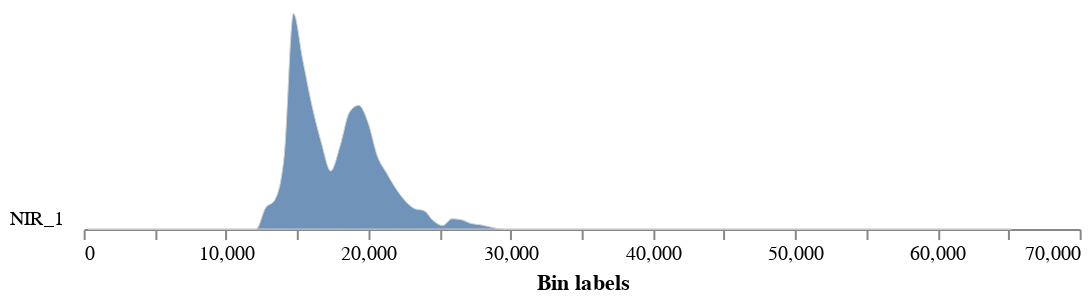

The code cell stored with this chart in its notebook:
### Code cell
# Analyze NIR pixel intensity values of the plant

nir_hist = pcv.analyze.grayscale(gray_img=nir, labeled_mask=img_warped, bins=100, label="NIR")

### Figure 1 — Vega-Lite specification as saved in the notebook (floating-point values rounded to 4 significant figures)
{"config": {"view": {"continuousWidth": 300, "continuousHeight": 300, "stroke": null}, "axis": {"grid": false}, "facet": {"columns": 1, "spacing": 0}, "title": {"anchor": "end"}}, "data": {"name": "data-8729933d3b1309e4c96fb890b3cd8942"}, "facet": {"field": "sample", "header": {"labelAngle": 0, "labelAlign": "left", "labelOrient": "left"}, "title": null, "type": "nominal"}, "spec": {"mark": {"type": "area", "fillOpacity": 0.8, "interpolate": "monotone", "stroke": "lightgray", "strokeWidth": 0.5}, "encoding": {"x": {"field": "label", "title": "Bin labels", "type": "quantitative"}, "y": {"axis": null, "field": "value", "scale": {"range": [10, -100]}, "type": "quantitative"}}, "height": 10, "width": 500}, "bounds": "flush", "$schema": "https://vega.github.io/schema/vega-lite/v5.20.1.json", "datasets": {"data-8729933d3b1309e4c96fb890b3cd8942": [{"sample": "NIR_1", "value": 0, "label": 327.7}, {"sample": "NIR_1", "value": 0, "label": 983.0}, {"sample": "NIR_1", "value": 0, "label": 1638.0}, {"sample": "NIR_1", "value": 0, "label": 2294.0}, {"sample": "NIR_1", "value": 0, "label": 2949.0}, {"sample": "NIR_1", "value": 0, "label": 3604.0}, {"sample": "NIR_1", "value": 0, "label": 4260.0}, {"sample": "NIR_1", "value": 0, "label": 4915.0}, {"sample": "NIR_1", "value": 0, "label": 5571.0}, {"sample": "NIR_1", "value": 0, "label": 6226.0}, {"sample": "NIR_1", "value": 0, "label": 6881.0}, {"sample": "NIR_1", "value": 0, "label": 7537.0}, {"sample": "NIR_1", "value": 0, "label": 8192.0}, {"sample": "NIR_1", "value": 0, "label": 8847.0}, {"sample": "NIR_1", "value": 0, "label": 9503.0}, {"sample": "NIR_1", "value": 0, "label": 10160.0}, {"sample": "NIR_1", "value": 0, "label": 10810.0}, {"sample": "NIR_1", "value": 0, "label": 11470.0}, {"sample": "NIR_1", "value": 0, "label": 12120.0}, {"sample": "NIR_1", "value": 96, "label": 12780.0}, {"sample": "NIR_1", "value": 133, "label": 13430.0}, {"sample": "NIR_1", "value": 333, "label": 14090.0}, {"sample": "NIR_1", "value": 984, "label": 14750.0}, {"sample": "NIR_1", "value": 771, "label": 15400.0}, {"sample": "NIR_1", "value": 561, "label": 16060.0}, {"sample": "NIR_1", "value": 393, "label": 16710.0}, {"sample": "NIR_1", "value": 265, "label": 17370.0}, {"sample": "NIR_1", "value": 380, "label": 18020.0}, {"sample": "NIR_1", "value": 533, "label": 18680.0}, {"sample": "NIR_1", "value": 565, "label": 19330.0}, {"sample": "NIR_1", "value": 486, "label": 19990.0}, {"sample": "NIR_1", "value": 333, "label": 20640.0}, {"sample": "NIR_1", "value": 255, "label": 21300.0}, {"sample": "NIR_1", "value": 184, "label": 21950.0}, {"sample": "NIR_1", "value": 128, "label": 22610.0}, {"sample": "NIR_1", "value": 93, "label": 23270.0}, {"sample": "NIR_1", "value": 84, "label": 23920.0}, {"sample": "NIR_1", "value": 38, "label": 24580.0}, {"sample": "NIR_1", "value": 16, "label": 25230.0}, {"sample": "NIR_1", "value": 47, "label": 25890.0}, {"sample": "NIR_1", "value": 43, "label": 26540.0}, {"sample": "NIR_1", "value": 26, "label": 27200.0}, {"sample": "NIR_1", "value": 20, "label": 27850.0}, {"sample": "NIR_1", "value": 11, "label": 28510.0}, {"sample": "NIR_1", "value": 2, "label": 29160.0}, {"sample": "NIR_1", "value": 0, "label": 29820.0}, {"sample": "NIR_1", "value": 0, "label": 30470.0}, {"sample": "NIR_1", "value": 0, "label": 31130.0}, {"sample": "NIR_1", "value": 0, "label": 31780.0}, {"sample": "NIR_1", "value": 0, "label": 32440.0}, {"sample": "NIR_1", "value": 0, "label": 33100.0}, {"sample": "NIR_1", "value": 0, "label": 33750.0}, {"sample": "NIR_1", "value": 0, "label": 34410.0}, {"sample": "NIR_1", "value": 0, "label": 35060.0}, {"sample": "NIR_1", "value": 0, "label": 35720.0}, {"sample": "NIR_1", "value": 0, "label": 36370.0}, {"sample": "NIR_1", "value": 0, "label": 37030.0}, {"sample": "NIR_1", "value": 0, "label": 37680.0}, {"sample": "NIR_1", "value": 0, "label": 38340.0}, {"sample": "NIR_1", "value": 0, "label": 38990.0}, {"sample": "NIR_1", "value": 0, "label": 39650.0}, {"sample": "NIR_1", "value": 0, "label": 40300.0}, {"sample": "NIR_1", "value": 0, "label": 40960.0}, {"sample": "NIR_1", "value": 0, "label": 41620.0}, {"sample": "NIR_1", "value": 0, "label": 42270.0}, {"sample": "NIR_1", "value": 0, "label": 42930.0}, {"sample": "NIR_1", "value": 0, "label": 43580.0}, {"sample": "NIR_1", "value": 0, "label": 44240.0}, {"sample": "NIR_1", "value": 0, "label": 44890.0}, {"sample": "NIR_1", "value": 0, "label": 45550.0}, {"sample": "NIR_1", "value": 0, "label": 46200.0}, {"sample": "NIR_1", "value": 0, "label": 46860.0}, {"sample": "NIR_1", "value": 0, "label": 47510.0}, {"sample": "NIR_1", "value": 0, "label": 48170.0}, {"sample": "NIR_1", "value": 0, "label": 48820.0}, {"sample": "NIR_1", "value": 0, "label": 49480.0}, {"sample": "NIR_1", "value": 0, "label": 50140.0}, {"sample": "NIR_1", "value": 0, "label": 50790.0}, {"sample": "NIR_1", "value": 0, "label": 51450.0}, {"sample": "NIR_1", "value": 0, "label": 52100.0}, {"sample": "NIR_1", "value": 0, "label": 52760.0}, {"sample": "NIR_1", "value": 0, "label": 53410.0}, {"sample": "NIR_1", "value": 0, "label": 54070.0}, {"sample": "NIR_1", "value": 0, "label": 54720.0}, {"sample": "NIR_1", "value": 0, "label": 55380.0}, {"sample": "NIR_1", "value": 0, "label": 56030.0}, {"sample": "NIR_1", "value": 0, "label": 56690.0}, {"sample": "NIR_1", "value": 0, "label": 57340.0}, {"sample": "NIR_1", "value": 0, "label": 58000.0}, {"sample": "NIR_1", "value": 0, "label": 58650.0}, {"sample": "NIR_1", "value": 0, "label": 59310.0}, {"sample": "NIR_1", "value": 0, "label": 59970.0}, {"sample": "NIR_1", "value": 0, "label": 60620.0}, {"sample": "NIR_1", "value": 0, "label": 61280.0}, {"sample": "NIR_1", "value": 0, "label": 61930.0}, {"sample": "NIR_1", "value": 0, "label": 62590.0}, {"sample": "NIR_1", "value": 0, "label": 63240.0}, {"sample": "NIR_1", "value": 0, "label": 63900.0}, {"sample": "NIR_1", "value": 0, "label": 64550.0}, {"sample": "NIR_1", "value": 0, "label": 65210.0}]}}
